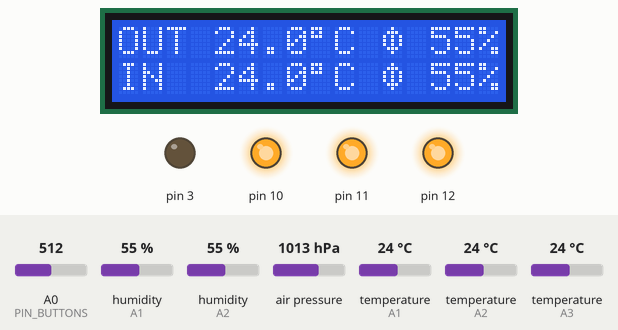
A program run on a simulated Arduino Uno, built with avr-gcc and run on an emulated ATmega328P. Parts: 16×2 character LCD, output pins drawn as LEDs (lit = HIGH). The inputs (shaded band) are chosen by the test bench; at power-on: A0 (PIN_BUTTONS) = 512, humidity (sensors on A1, A2) 55 %, air pressure 1013 hPa, temperature (sensors on A1, A2, A3) 24 °C. EEPROM starts erased; what the program prints to the serial monitor is not drawn.

Above: at 3.4 s.
3.5 s: A0 (PIN_BUTTONS) set to 613
11.5 s: A0 (PIN_BUTTONS) set to 633
At 13.0 s:
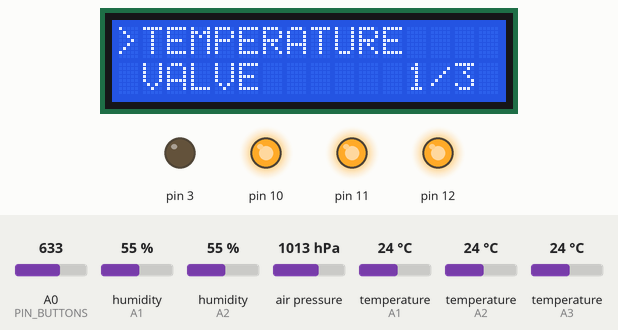
13.7 s: A0 (PIN_BUTTONS) set to 424
15.2 s: A0 (PIN_BUTTONS) set to 404
At 16.2 s:
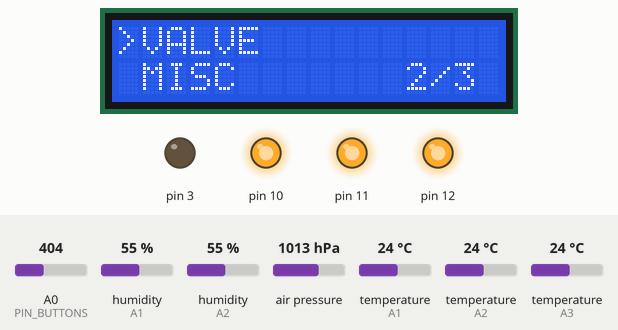
16.7 s: humidity (sensor on A1) set to 47 %
18.4 s: humidity (sensor on A1) set to 44 %
At 46.3 s:
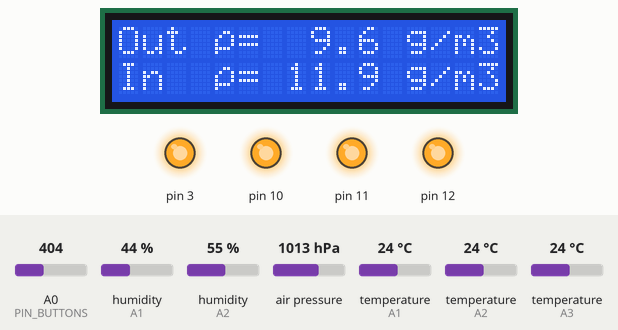
At 66.3 s:
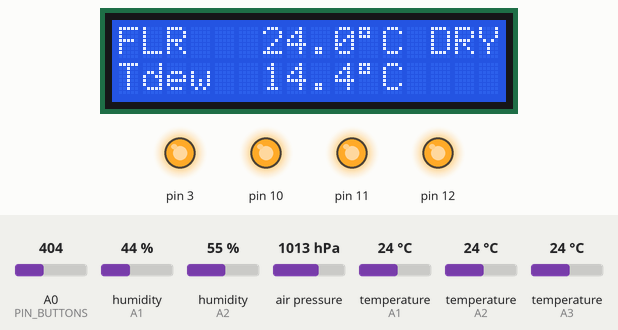
Timing chart, 0 to 66.7 s (numbered marks = the images above; inputs shaded):
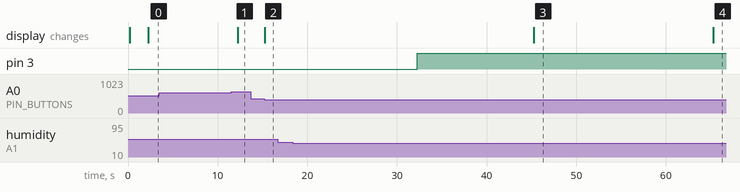

The program:

main.cpp
```cpp
#include <Arduino.h>
#include <LiquidCrystal.h>
#include "config.h"
#include "sensors.h"
#include "buttons.h"
#include "settings.h"
#include "fan_controller.h"
#include "display.h"
#include "menu.h"
#include "valve.h"

// ---------------------------------------------------------------------------
// Интерфейс: обычный просмотр экранов и меню настроек.
//   Left / Right   — следующий экран
//   Select удержать— войти в меню настроек
//
// Внутри меню:
//   Up / Down      — перемещение по пунктам
//   Left / Right   — изменение значения
//   Select коротко — войти в раздел / выйти на уровень выше
//   Select удержать— назад, на пункте RESET RT — сброс наработки
//
//   Up (обычный режим): двойное нажатие — включить принудительную
//   вентиляцию, одинарное — выключить.
// ---------------------------------------------------------------------------

enum UIMode : uint8_t {
  UI_NORMAL,
  UI_MENU,
};

static UIMode s_mode = UI_NORMAL;

static void enter_menu() {
  s_mode = UI_MENU;
  menu_open();
  display_invalidate();
}

static void exit_menu() {
  s_mode = UI_NORMAL;
  settings_commit();
  buttons_reset_clicks();
  display_invalidate();
}

// ---------------------------------------------------------------------------
// Entry
// ---------------------------------------------------------------------------

static LiquidCrystal lcd(PIN_LCD_RS, PIN_LCD_EN, PIN_LCD_D4, PIN_LCD_D5,
                         PIN_LCD_D6, PIN_LCD_D7);

void setup() {
  // Дисплей инициализируется первым: пока поднимаются датчики, LCD уже
  // показывает заставку. Иначе экран остаётся тёмным и с мусором всё время,
  // что занимает sensors_init().
  display_init(lcd);

  Serial.begin(115200);

  sensors_init();
  settings_init();
  fan_init();
  buttons_init();

  // Заставка держится не фиксированное время, а до первого годного опроса:
  // DHT22 отвечает только через SENSOR_FIRST_READ_MS после подачи питания, и
  // без ожидания первым, что видит человек, оказывается SENSOR ERROR.
  unsigned long boot_ms = millis();
  while ((millis() - boot_ms) < BOOT_SPLASH_MS) {
    sensors_update();
    SensorData out = sensors_get_out();
    SensorData in = sensors_get_in();
    if (out.valid && in.valid) break;
    delay(50);
  }

  display_boot_done();
}

void loop() {
  unsigned long now = millis();

  buttons_poll();

  // Любое нажатие зажигает подсветку и продлевает её таймаут: погасший экран
  // не должен требовать «особого» нажатия, первое же и есть пробуждение.
  if (buttons_current() != BTN_NONE) display_wake();

  if (s_mode == UI_MENU) {
    if (!menu_update()) exit_menu();
  } else {
    // Вход в настройки — только удержанием: короткое нажатие на обычных
    // экранах ничего не делает, чтобы случайно не открыть меню.
    if (buttons_held(BTN_SELECT, BUTTON_HOLD_MS)) enter_menu();
    if (buttons_pressed(BTN_RIGHT)) display_next_screen();
    if (buttons_pressed(BTN_LEFT)) display_next_screen();

    // Принудительная вентиляция: двойное UP — включить, одинарное UP — выключить.
    if (buttons_double_clicked(BTN_UP)) fan_force_start();
    if (buttons_single_clicked(BTN_UP)) fan_force_stop();
  }

  sensors_update();
  SensorData out = sensors_get_out();
  SensorData in = sensors_get_in();
  SurfaceData floor = sensors_get_floor();
  BaroData baro = sensors_get_baro();

  // Импульс привода снимается до обращения контроллера к положению заслонки:
  // иначе он на один цикл увидит «в пути» там, где ход уже закончился.
  valve_update();
  fan_update(out, in, floor);

  Settings st = settings_get();
  FanStatus fan = fan_status();

  if (s_mode == UI_MENU) {
    menu_draw(lcd);
  } else {
    display_show(lcd, out, in, floor, baro, fan, st);
  }

  // Телеметрия для отладки: одно короткое сообщение раз в 5 с.
  static unsigned long s_telemetry_ms = 0;
  if ((now - s_telemetry_ms) >= SERIAL_LOG_PERIOD_MS) {
    s_telemetry_ms = now;
    Serial.print(F("OUT "));
    Serial.print(out.temperature, 1);
    Serial.print(F("C "));
    Serial.print(out.humidity, 0);
    Serial.print(F("% abs="));
    Serial.print(out.absolute_humidity, 2);
    Serial.print(F(" | IN "));
    Serial.print(in.temperature, 1);
    Serial.print(F("C "));
    Serial.print(in.humidity, 0);
    Serial.print(F("% abs="));
    Serial.print(in.absolute_humidity, 2);
    Serial.print(F(" | FLOOR "));
    if (floor.valid) {
      Serial.print(floor.temperature, 1);
      Serial.print(F("C wet="));
      Serial.print(fan.surface_wet ? F("1") : F("0"));
    } else {
      Serial.print(F("--"));
    }
    Serial.print(F(" | BARO "));
    if (baro.valid) {
      Serial.print(baro.pressure_hpa, 1);
    } else {
      Serial.print(F("--"));
    }
    Serial.print(F(" | x out="));
    Serial.print(out.mixing_ratio, 2);
    Serial.print(F(" in="));
    Serial.print(in.mixing_ratio, 2);
    Serial.print(F(" | FAN "));
    Serial.print(fan.mode == FAN_RUNNING ? F("ON") :
                 fan.mode == FAN_FORCE ? F("FORCE") :
                 fan.mode == FAN_COOLDOWN ? F("PAUSE") : F("OFF"));
    Serial.print(F(" block="));
    Serial.print((int)fan.block);
    Serial.print(F(" rt="));
    Serial.print(fan.runtime_s);
    // Логические уровни выходов: F — вентилятор (1=вкл), V — состояние
    // привода (0=moving, 1=closed, 2=open), чтобы не путать с физическими
    // уровнями пина: SSR вентилятора HIGH, реле привода — LOW (GND-trigger).
    Serial.print(F(" F="));
    Serial.print(fan_is_on());
    Serial.print(F(" V="));
    Serial.println((int)valve_position());
  }
}
```

buttons.cpp
```cpp
#include "buttons.h"
#include "config.h"

// Стабильное состояние, состояние до него и «сырое» значение АЦП.
static Button s_stable = BTN_NONE;
static Button s_stable_prev = BTN_NONE;
static Button s_raw = BTN_NONE;
static unsigned long s_change_ms = 0;

// Детектор двойного нажатия считается по фронтам RELEASE->PRESS одной клавиши.
// Одинарное нажатие подтверждается только по истечении окна
// BUTTON_DOUBLE_CLICK_MS, иначе первое нажатие пары не отличить от одиночного.
static Button s_click_btn = BTN_NONE;
static uint8_t s_click_count = 0;
static unsigned long s_click_ms = 0;
static Button s_single_btn = BTN_NONE;
static Button s_double_btn = BTN_NONE;

// Удержание отсчитывается от подтверждённого фронта. Флаг нужен, чтобы
// событие пришло один раз: иначе каждый цикл loop() считал бы кнопку
// удержанной и повторял действие.
static unsigned long s_hold_start_ms = 0;
static bool s_hold_fired = false;

// Середина между эталонными уровнями двух соседних клавиш — естественная
// граница, она устойчива к разбросу резисторов щита лучше, чем фиксированный
// допуск вокруг одного значения. Незанятый вход подтянут к Vcc (АЦП ~1023),
// нажатие любой клавиши тянет напряжение вниз, поэтому большое значение —
// это «нет клавиши», а малое — RIGHT.
static Button adc_to_button(int adc) {
  if (adc >= (ADC_KEY_NONE + ADC_KEY_SELECT) / 2) return BTN_NONE;
  if (adc >= (ADC_KEY_SELECT + ADC_KEY_LEFT) / 2) return BTN_SELECT;
  if (adc >= (ADC_KEY_LEFT + ADC_KEY_DOWN) / 2) return BTN_LEFT;
  if (adc >= (ADC_KEY_DOWN + ADC_KEY_UP) / 2) return BTN_DOWN;
  if (adc >= (ADC_KEY_UP + ADC_KEY_RIGHT) / 2) return BTN_UP;
  return BTN_RIGHT;
}

// Фронт нажатия: второе в окне — двойное, после чего серия закрывается, чтобы
// тройное нажатие не породило ещё одно событие.
static void register_press(Button b, unsigned long now) {
  if (s_click_count == 1 && b == s_click_btn &&
      (now - s_click_ms) < BUTTON_DOUBLE_CLICK_MS) {
    s_click_count = 0;
    s_double_btn = b;
    return;
  }

  s_click_btn = b;
  s_click_count = 1;
  s_click_ms = now;
}

void buttons_init() {
  analogReference(DEFAULT);
  s_raw = adc_to_button(analogRead(PIN_BUTTONS));
  s_stable = s_raw;
  s_stable_prev = s_raw;
  s_change_ms = millis();
}

void buttons_poll() {
  unsigned long now = millis();
  Button raw = adc_to_button(analogRead(PIN_BUTTONS));

  if (raw != s_raw) {
    // Уровень дрогнул — перезапускаем окно подавления дребезга, не принимая
    // переход за решение.
    s_raw = raw;
    s_change_ms = now;
  } else if (raw != s_stable && (now - s_change_ms) >= BUTTON_DEBOUNCE_MS) {
    // Уровень выстоялся: это настоящий переход, а не дребезг.
    s_stable_prev = s_stable;
    s_stable = raw;

    if (raw != BTN_NONE) {
      register_press(raw, now);
      s_hold_start_ms = now;
      s_hold_fired = false;
    }
    return;  // s_stable_prev обновлён, фронт увидит этот цикл
  }

  s_stable_prev = s_stable;

  // Второе нажатие так и не пришло — фиксируем одиночное.
  if (s_click_count == 1 && (now - s_click_ms) >= BUTTON_DOUBLE_CLICK_MS) {
    s_click_count = 0;
    s_single_btn = s_click_btn;
  }
}

Button buttons_current() { return s_stable; }

bool buttons_pressed(Button b) {
  return b != BTN_NONE && s_stable == b && s_stable_prev != b;
}

// События читаются один раз: после чтения флаг снимается, иначе обработчик
// получил бы одно и то же нажатие в каждом цикле loop().
bool buttons_single_clicked(Button b) {
  if (s_single_btn != b) return false;
  s_single_btn = BTN_NONE;
  return true;
}

bool buttons_double_clicked(Button b) {
  if (s_double_btn != b) return false;
  s_double_btn = BTN_NONE;
  return true;
}

bool buttons_held(Button b, unsigned long ms) {
  if (b == BTN_NONE || s_stable != b) return false;
  if (s_hold_fired) return false;
  if ((millis() - s_hold_start_ms) < ms) return false;
  s_hold_fired = true;
  return true;
}

void buttons_reset_clicks() {
  s_click_btn = BTN_NONE;
  s_click_count = 0;
  s_single_btn = BTN_NONE;
  s_double_btn = BTN_NONE;
  s_hold_fired = true;  // нажатие, начатое до сброса, удержанием не считается
}
```

buttons.h
```cpp
#ifndef BUTTONS_H
#define BUTTONS_H

#include <Arduino.h>

enum Button : uint8_t {
  BTN_NONE = 0,
  BTN_RIGHT,
  BTN_UP,
  BTN_DOWN,
  BTN_LEFT,
  BTN_SELECT,
};

// Опрос аналоговой клавиатуры щита. Возвращает состояние с учётом дребезга.
void buttons_init();
void buttons_poll();

// Текущее удерживаемое значение.
Button buttons_current();

// Фронт нажатия: true ровно один цикл после перехода в нажатое состояние.
bool buttons_pressed(Button b);

// События одинарного и двойного нажатия. Возвращают true ровно один раз
// (сбрасываются при вызове). Срабатывают по факту подтверждения: одиночное —
// через BUTTON_DOUBLE_CLICK_MS после первого нажатия, двойное — при втором
// нажатии в пределах окна.
bool buttons_single_clicked(Button b);
bool buttons_double_clicked(Button b);

// Удержание: true ровно один раз, когда кнопка остаётся нажатой дольше ms.
// Отсчёт начинается с подтверждённого фронта, поэтому дребезг его не сдвигает.
bool buttons_held(Button b, unsigned long ms);

// Сбросить накопленные события кликов (если кнопка не использовалась).
void buttons_reset_clicks();

#endif  // BUTTONS_H
```

display.h
```cpp
#ifndef DISPLAY_H
#define DISPLAY_H

#include <Arduino.h>
#include <LiquidCrystal.h>
#include "config.h"
#include "sensors.h"
#include "fan_controller.h"
#include "settings.h"

// Экран переключается сам по таймеру либо клавишей Right.
enum Screen : uint8_t {
  SCREEN_CLIMATE = 0,  // температура и относительная влажность
  SCREEN_ABS,          // абсолютная влажность (ρ)
  SCREEN_SURFACE,      // температура критической поверхности и роса на ней
  SCREEN_BARO,         // влагосодержание (x)
  SCREEN_DELTA,        // dA и dT
  SCREEN_STATUS,       // состояние вентилятора, наработка, уставки
  SCREENS_COUNT
};

void display_init(LiquidCrystal& lcd);

// Убрать заставку и вернуть обычный экран. Вызывается, когда первый опрос
// датчиков уже прошёл: иначе человек видит SENSOR ERROR вместо показаний.
void display_boot_done();

// Обновляет обычный экран. Внутри держит таймер периода и текущий экран.
void display_show(LiquidCrystal& lcd, const SensorData& out,
                  const SensorData& in, const SurfaceData& floor,
                  const BaroData& baro, FanStatus fan, const Settings& st);

// Переключить экран вручную.
void display_next_screen();

// Продлить подсветку и вернуть экран после ручного нажатия: бездействие
// гасит подсветку через DISPLAY_BACKLIGHT_TIMEOUT_MS.
void display_wake();

// Погашена ли подсветка по таймауту бездействия.
bool display_is_asleep();

// Полный перерисов экрана (после выхода из меню).
void display_invalidate();

// Строка ровно на 16 символов с дополнением пробелами. Нужна меню настроек:
// без добивки на экране остаются хвосты от предыдущей страницы.
void display_text(LiquidCrystal& lcd, uint8_t row, const char* text);

// Продлить подсветку из меню: там свой таймаут бездействия, но гаснуть
// подсветка не должна, пока оператор смотрит на настройки.
void display_keep_awake();

#endif  // DISPLAY_H
```

fan_controller.h
```cpp
#ifndef FAN_CONTROLLER_H
#define FAN_CONTROLLER_H

#include <Arduino.h>
#include "sensors.h"

// Причина, по которой вентилятор выключен. Порядок важен: от самого
// важного для диагностики к частным.
enum FanBlock : uint8_t {
  BLOCK_NONE = 0,
  BLOCK_SENSOR,    // данные невалидны или устарели
  BLOCK_TEMP_LOW,  // наружный холоднее нижнего предела
  BLOCK_TEMP_HIGH, // наружный теплее верхнего предела
  BLOCK_DEW,       // риск конденсата: точка росы притока слишком высока
  BLOCK_DRY,       // осушать нечего, наружный воздух не суше внутреннего
  BLOCK_COOLDOWN,  // обязательная пауза после лимита непрерывной работы
  BLOCK_VALVE,     // заслонка не готова: идёт открытие/закрытие
};

enum FanMode : uint8_t {
  FAN_IDLE = 0,
  FAN_OPENING,  // ждём, пока канал притока откроется, вентилятор ещё не включён
  FAN_RUNNING,
  FAN_COOLDOWN,
  FAN_FORCE,  // ручное включение в обход алгоритма осушения
};

struct FanStatus {
  FanMode    mode;
  FanBlock   block;
  uint32_t   runtime_s;  // накопленные секунды работы
  // Внутренний воздух уже насыщен относительно холодной поверхности: на полу
  // идёт конденсат. Это диагноз, а не блокер — приток более сухого воздуха
  // как раз и лечит ситуацию, поэтому на решение о работе он не влияет.
  bool       surface_wet;
};

void fan_init();

// Пересчитывает состояние по актуальным данным датчиков. floor — температура
// самой холодной поверхности; если он недействителен, контроллер сам
// возвращается к аппроксимации по внутреннему воздуху.
void fan_update(const SensorData& out, const SensorData& in,
                const SurfaceData& floor);

// Принудительная вентиляция: состояние переключается только вручную, оно
// держит реле включённым в обход влажности, температурного коридора и лимита
// непрерывной работы. Ограничения по времени нет — режим снимается кнопкой.
void fan_force_start();
void fan_force_stop();
bool fan_force_active();

// Обнуляет накопленную наработку вентилятора. Работающий вентилятор при этом
// не останавливается: отсчёт начинается заново с текущего момента.
void fan_runtime_reset();

FanStatus fan_status();

// Текущее решение о подаче питания на реле.
bool fan_is_on();

#endif  // FAN_CONTROLLER_H
```

humidity.cpp
```cpp
#include "humidity.h"
#include <math.h>

// Константы Магнуса для воды над плоской поверхностью в рабочем диапазоне
// температур подвала (-20..+50 град), точность лучше 0,4 %.
static const float MAGNUS_A = 17.625f;
static const float MAGNUS_B = 243.04f;
static const float SATURATION_HPA = 6.1094f;  // давление при 0 град, гПа
static const float GAS_CONSTANT_WATER_VAPOR = 461.5f;  // Дж/(кг*К)

// Отношение молярных масс воды и сухого воздуха, умноженное на 1000:
// 0.62198 * 1000. Нужно для перевода отношения давлений в г/кг.
static const float MIXING_RATIO_K = 622.0f;

float absolute_humidity(float temp_c, float rel_hum_pct) {
  if (temp_c <= -273.15f) return 0.0f;

  float e_hpa = SATURATION_HPA * expf(MAGNUS_A * temp_c / (MAGNUS_B + temp_c));
  float e_pa = e_hpa * 100.0f * (rel_hum_pct / 100.0f);

  // p = rho * R * T  ->  rho = p / (R * T), перевод кг/м3 в г/м3
  return e_pa / (GAS_CONSTANT_WATER_VAPOR * (temp_c + 273.15f)) * 1000.0f;
}

float dew_point(float temp_c, float rel_hum_pct) {
  if (rel_hum_pct <= 0.0f || rel_hum_pct > 100.0f) return -273.15f;

  float gamma = logf(rel_hum_pct / 100.0f) + MAGNUS_A * temp_c / (MAGNUS_B + temp_c);
  return MAGNUS_B * gamma / (MAGNUS_A - gamma);
}

float mixing_ratio(float temp_c, float rel_hum_pct, float pressure_hpa) {
  if (rel_hum_pct < 0.0f || rel_hum_pct > 100.0f) return 0.0f;
  if (temp_c <= -273.15f) return 0.0f;

  float e_hpa = SATURATION_HPA * expf(MAGNUS_A * temp_c / (MAGNUS_B + temp_c));
  e_hpa *= rel_hum_pct / 100.0f;

  // Знаменатель обращается в ноль при давлении, равном давлению пара, — это
  // за пределами физики, но делить на него всё равно нельзя.
  if (pressure_hpa <= e_hpa) return 0.0f;

  return MIXING_RATIO_K * e_hpa / (pressure_hpa - e_hpa);
}
```

humidity.h
```cpp
#ifndef HUMIDITY_H
#define HUMIDITY_H

#include <Arduino.h>

// Абсолютная влажность, г/м3, по температуре и относительной влажности.
// Давление насыщенного пара — уравнение Магнуса-Аldучч-Эспенса, плотность
// пара через уравнение состояния идеального газа.
float absolute_humidity(float temp_c, float rel_hum_pct);

// Температура точки росы, град. Нужна для оценки риска конденсата на
// конструкциях подвала.
float dew_point(float temp_c, float rel_hum_pct);

// Влагосодержание, г воды на кг сухого воздуха. В отличие от г/м3 сохраняется
// при нагреве и охлаждении без фазового перехода, поэтому годится для баланса
// влаги в потоке. Давление берётся реальным: на само x оно влияет до ±5 %,
// но в разности внутреннего и наружного воздуха ошибка почти сокращается.
float mixing_ratio(float temp_c, float rel_hum_pct, float pressure_hpa);

#endif  // HUMIDITY_H
```

menu.h
```cpp
#ifndef MENU_H
#define MENU_H

#include <Arduino.h>
#include <LiquidCrystal.h>

// Меню настроек: два уровня, три раздела.
//   TEMP  — пределы наружного воздуха
//   VALVE — наличие привода и длительность импульса
//   MISC  — сброс наработки и версия прошивки
//
// Клавиши внутри меню:
//   Up / Down      — перемещение по пунктам
//   Left / Right   — изменение выбранного значения
//   Select коротко — войти в раздел (в главном), выйти на уровень выше
//   Select удержать— назад; на пункте RESET RT — сброс наработки

// Открыть меню с главной страницы.
void menu_open();

// Обработать клавиши и обновить значения. Возвращает false, когда меню
// закрыто и управление пора вернуть обычным экранам.
bool menu_update();

// Нарисовать текущую страницу меню.
void menu_draw(LiquidCrystal& lcd);

#endif  // MENU_H
```

Source omitted: display.cpp (10684 bytes), fan_controller.cpp (9743 bytes), menu.cpp (6108 bytes), sensors.cpp (7731 bytes), sensors.h (1304 bytes), valve.cpp (2840 bytes), valve.h (1492 bytes), config.h (9706 bytes), settings.cpp (5038 bytes), settings.h (1406 bytes)

Measured:
- the behaviour switches between 622 and 623 on A0 (PIN_BUTTONS) (found by bisection; images 0 and 1)
- the behaviour switches between 417 and 416 on A0 (PIN_BUTTONS) (found by bisection; images 1 and 2)
- the behaviour switches between 46 and 45 % on humidity (sensor on A1) (found by bisection; images 2 and 3)
- after the input at 3.5 s, every drawn part: stays the same
- after the input at 11.5 s, the display: changes after 0.76 s (image 1)
- after the input at 13.7 s, every drawn part: stays the same
- after the input at 15.2 s, the display: changes after 0.06 s (image 2)
- after the input at 16.7 s, every drawn part: stays the same
- after the input at 18.4 s, pin 3: LOW → HIGH after 13.9 s
- what the display in image 3 shows lasts 20.0 s, from 45.3 s to 65.3 s
